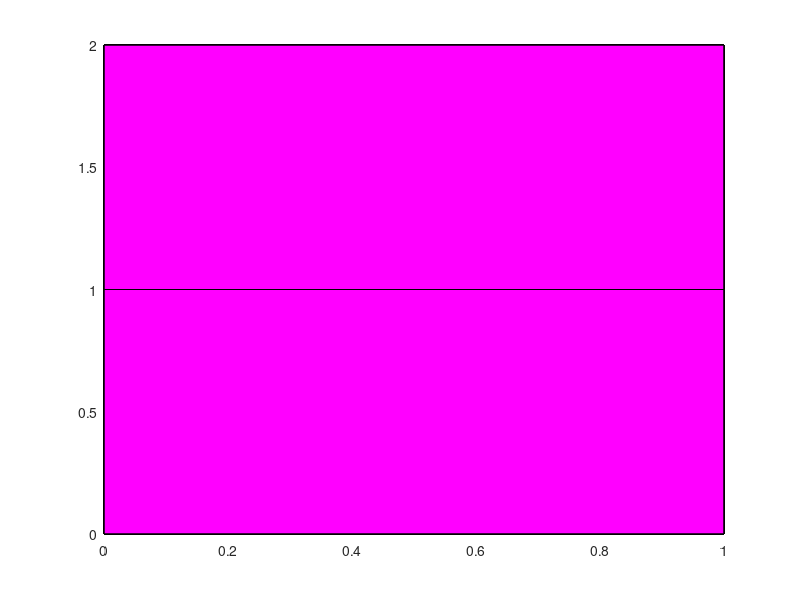

MATLAB code for this plot:
function [V5,F5,h] = fig_5()

% Definindo as vértices do cubo
V5 = [0 0 0;   % Ponto 1
     1 0 0;   % Ponto 2
     1 1 0;   % Ponto 3
     0 1 0;   % Ponto 4
     0 0 1;   % Ponto 5
     1 0 1;   % Ponto 6
     1 1 1;   % Ponto 7
     0 1 1;
     
     0 1 0;   % Ponto 8
     1 1 0;   % Ponto 9
     1 2 0;   % Ponto 10
     0 2 0;   % Ponto 11
     0 1 1;   % Ponto 12
     1 1 1;   % Ponto 13
     1 2 1;   % Ponto 14
     0 2 1;
     
     0 0 1;   % Ponto 1
     1 0 1;   % Ponto 2
     1 1 1;   % Ponto 3
     0 1 1;   % Ponto 4
     0 0 2;   % Ponto 5
     1 0 2;   % Ponto 6
     1 1 2;   % Ponto 7
     0 1 2;
     
     0 1 1;   % Ponto 8
     1 1 1;   % Ponto 9
     1 2 1;   % Ponto 10
     0 2 1;   % Ponto 11
     0 1 2;   % Ponto 12
     1 1 2;   % Ponto 13
     1 2 2;   % Ponto 14
     0 2 2];  % Ponto 29

% Definindo as faces do cubo
F5 = [1 2 3 4;   % Face inferior
     5 6 7 8;   % Face superior
     1 2 6 5;   % Face frontal
     2 3 7 6;   % Face direita
     3 4 8 7;   % Face traseira
     4 1 5 8;
     
     9 10 11 12; 
     13 14 15 16; 
     9 10 14 13;  
     10 11 15 14;  
     11 12 16 15;  
     12 9 13 16;
     
     17 18 19 20; 
     21 22 23 24; 
     17 18 22 21;  
     18 19 23 22;  
     19 20 24 23;  
     20 17 21 24;
     
     25 26 27 28; 
     29 30 31 32; 
     25 26 30 29;  
     26 27 31 30;  
     27 28 32 31;  
     28 25 29 32]; 

h = patch('Vertices', V5, 'Faces', F5, 'FaceColor', 'magenta', 'FaceLighting', 'gouraud', 'EdgeColor', 'black');

